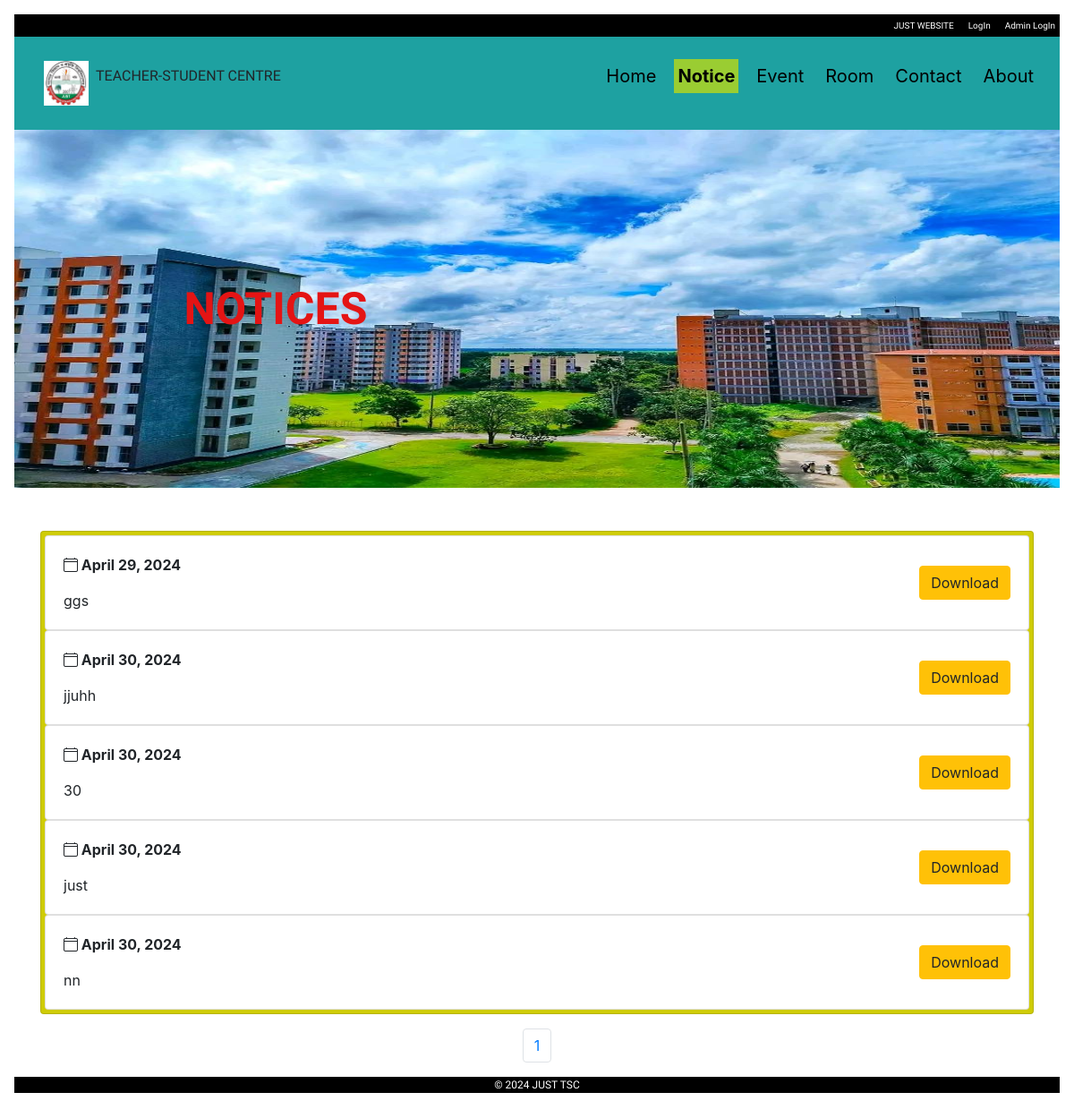
/Notices_list/, run on an earlier commit of the app's database.
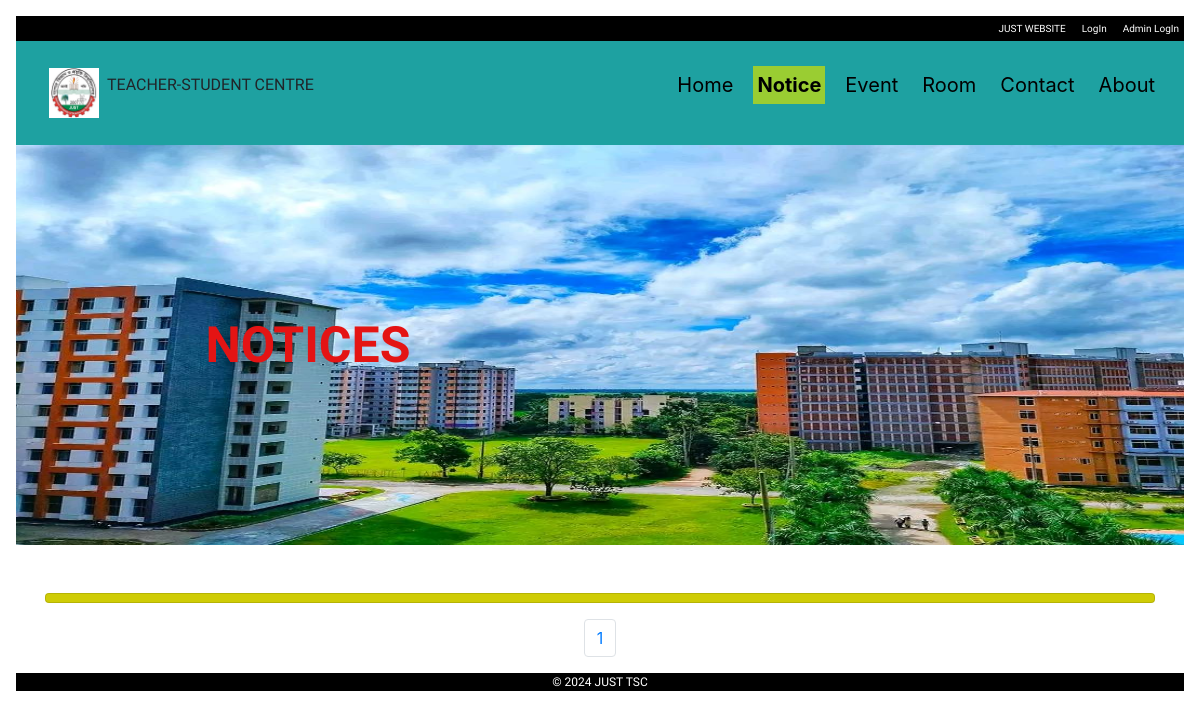
And on a later commit of the database.
### TSC/models.py (models this page shows, shortened)
class Notice(models.Model):
    title = models.CharField(max_length=200)
    pdf = models.FileField(upload_to='pdfs')
    uploaded_at = models.DateField(auto_now_add=True)

### TSC/views.py (the view)
# urls.py: path('Notices_list/',views.Notices_list,name="Notices_list"),
def Notices_list(request):
    notices = Notice.objects.all()
    paginator=Paginator(notices,10)
    page_no=request.GET.get('page')
    try:
        notices = paginator.page(page_no)
    except PageNotAnInteger:
        notices = paginator.page('1')
    except EmptyPage:
        notices = paginator.page(paginator.num_pages)
    return render(request, "Notice_list.html", {'notices': notices,'page_name':"NOTICES"})

### templates/Notice_list.html (shortened to what this page needs)
{% extends "base.html" %}
{% block start %}
<div class="container mt-5">
    <form class="col-13 card p-1 " method="POST" enctype="multipart/form-data"
        style="background-color: rgb(207, 204, 6);">
        {% for notice in notices %}
        <div class="card mt-0">
            <div class="card-body">
                <div class="d-flex justify-content-between align-items-center">
                    <div>
                        <p class="mb-3 font-weight-bold"><i class="bi bi-calendar4"></i> {{ notice.uploaded_at }}</p>
                        <p class="mb-0">{{ notice.title }}</p>
                    </div>
                    <a href="{{ notice.pdf.url }}" class="btn btn-warning" target="_blank">Download</a>
                </div>
            </div>
        </div>
        {% endfor %}
    </form>
</div>
<nav aria-label="...">
    <ul class="pagination justify-content-center mt-3 mb-3">
        {% for n in notices.paginator.page_range %}
        <li class="page-item">
            <a class="page-link" href="/Notices_list/?page={{ n }}">{{ n }}</a>
        </li>
        {% endfor %}
    </ul>
</nav>
{% endblock %}

What changed in the data, as far as the page shows it:
removed Notice: uploaded_at "April 29, 2024", title "ggs"
removed Notice: uploaded_at "April 30, 2024", title "jjuhh"
removed Notice: uploaded_at "April 30, 2024", title "30"
removed Notice: uploaded_at "April 30, 2024", title "just"
removed Notice: uploaded_at "April 30, 2024", title "nn"
